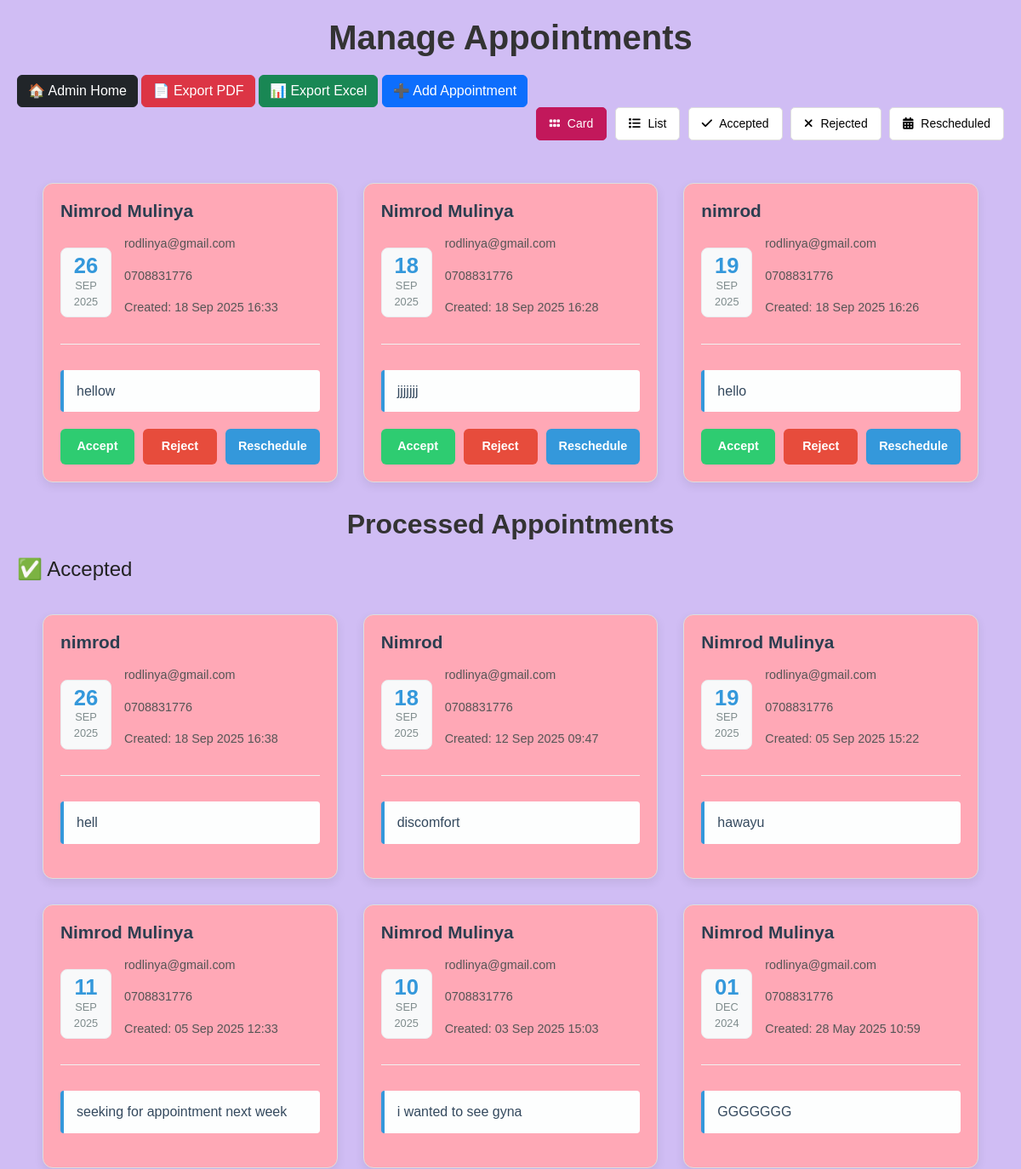
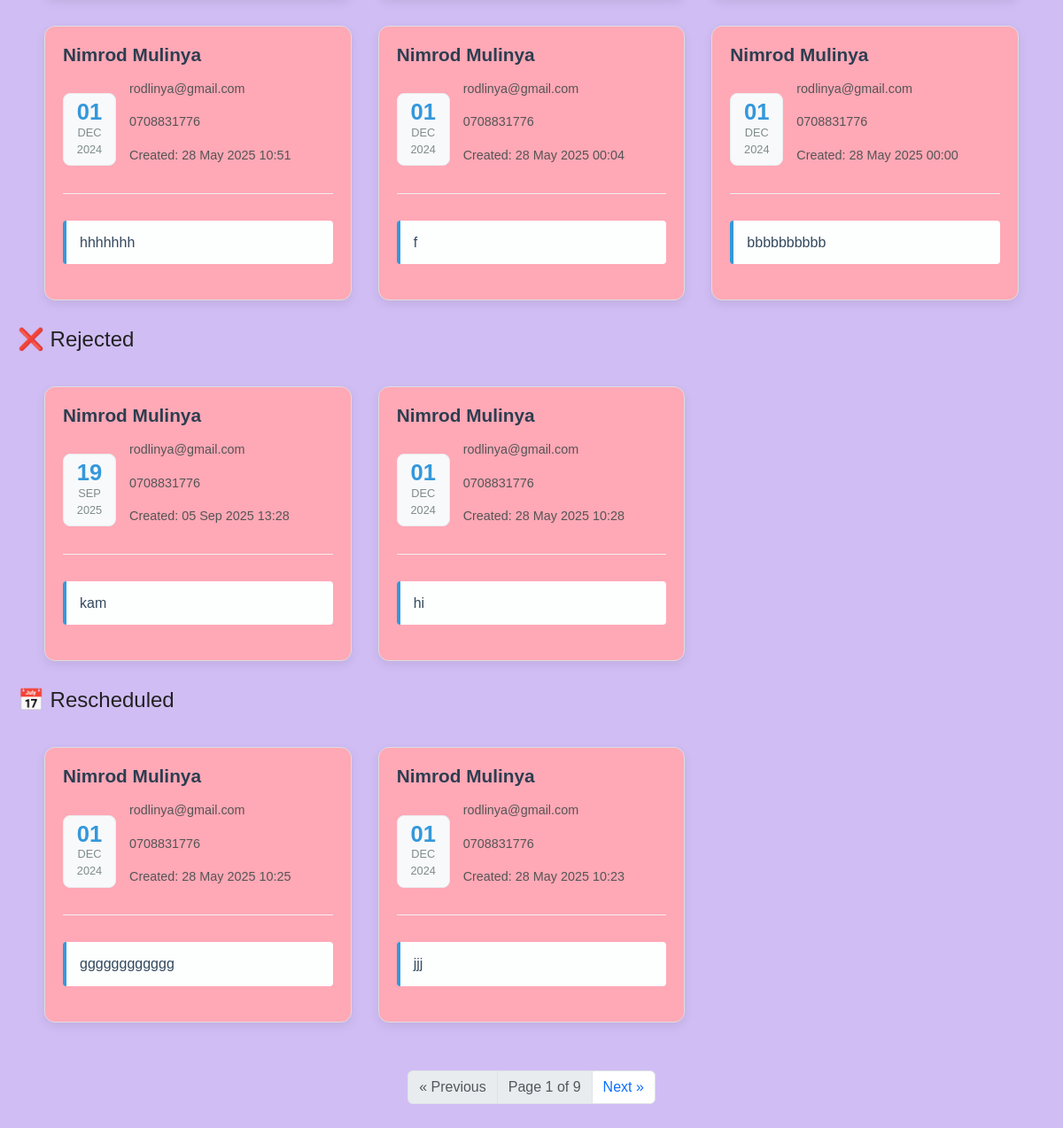
Before: /manage-appointment/ (signed in) with the older database file (2 pictures, top to bottom).
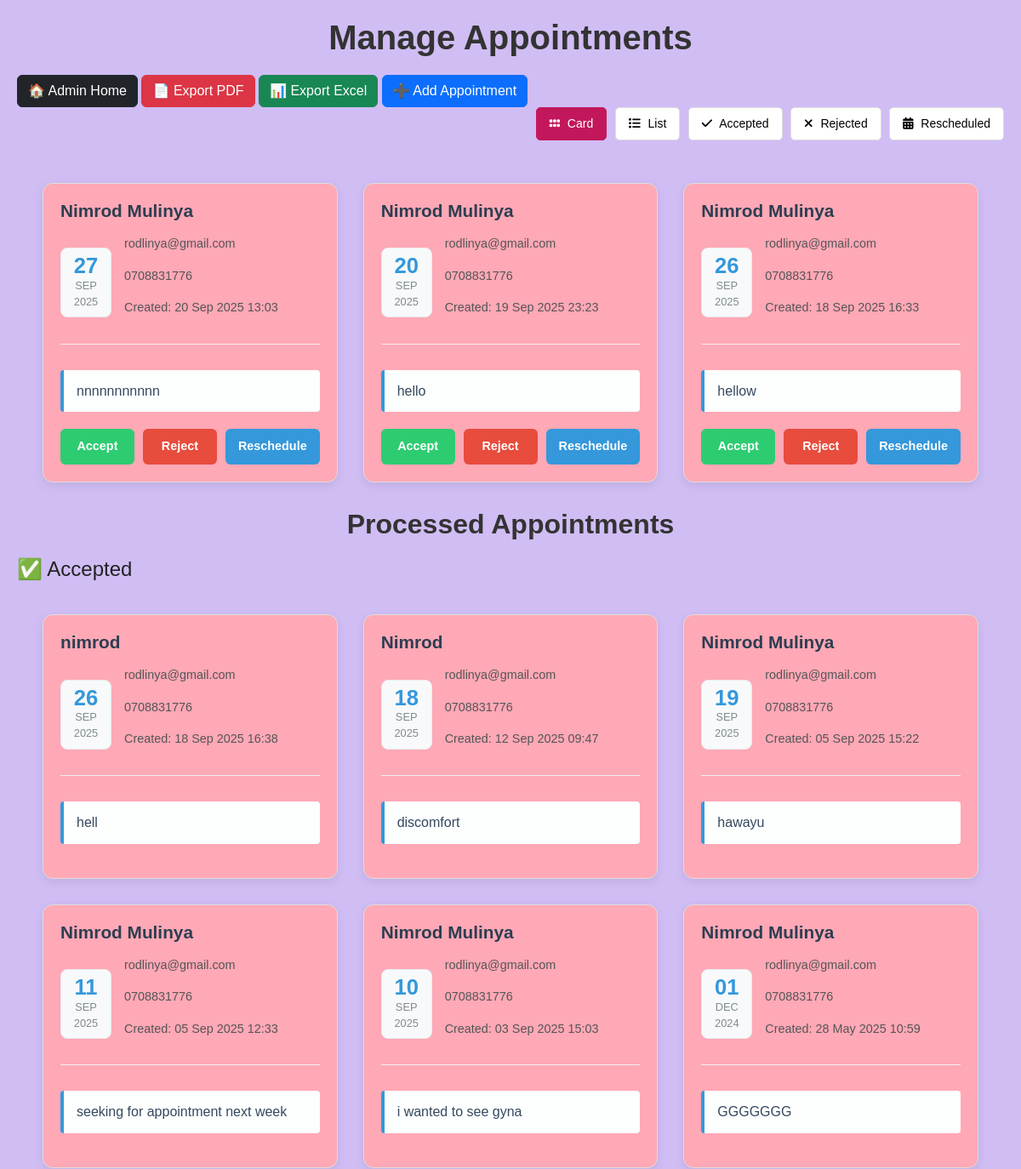
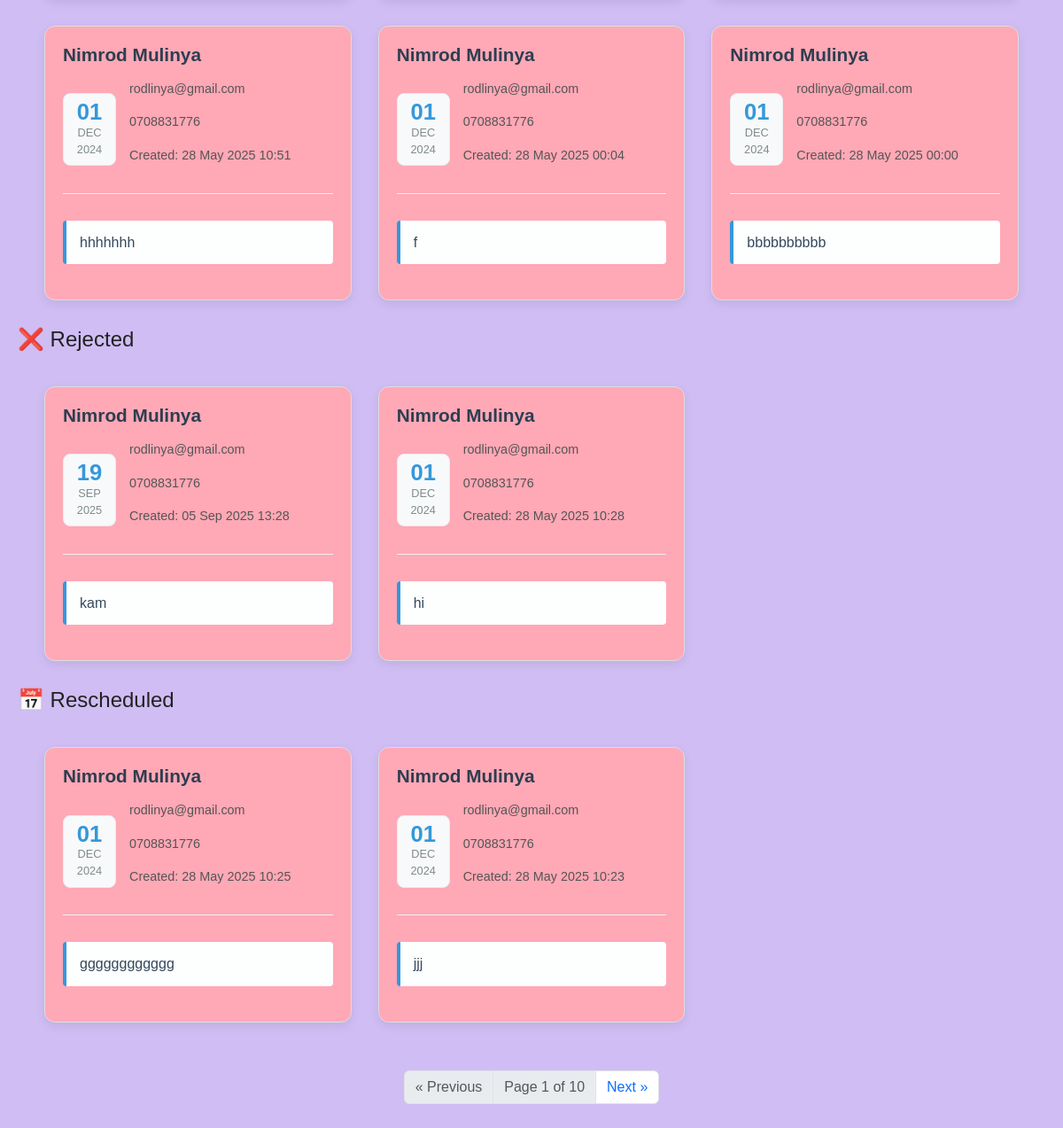
After: the same page with the newer database file (2 pictures, top to bottom).
### doctor/models.py (models this page shows, shortened)
class Appointment(models.Model):
    STATUS_CHOICES = [
        ('Pending', 'Pending'),
        ('Accepted', 'Accepted'),
        ('Rejected', 'Rejected'),
        ('Rescheduled', 'Rescheduled'),
    ]
    name = models.CharField(max_length=100)
    phone = models.CharField(max_length=15)
    email = models.EmailField(max_length=50)
    date = models.DateField()
    message = models.TextField(blank=True, null=True)
    created_at = models.DateTimeField(auto_now_add=True)
    accepted = models.BooleanField(default=False)
    cancelled = models.BooleanField(default=False)
    rescheduled = models.BooleanField(default=False)
    rescheduled_date = models.DateField(blank=True, null=True)
    rescheduled_time = models.TimeField(blank=True, null=True)
    rescheduled_reason = models.TextField(blank=True, null=True)
    appointment_time = models.TimeField(blank=True, null=True)
    status = models.CharField(max_length=20, choices=STATUS_CHOICES, default='Pending')
    class Meta:
        verbose_name = 'Appointment'
        verbose_name_plural = 'Appointments'
        ordering = ['-created_at']
        indexes = [
            models.Index(fields=['date', 'appointment_time']),
        ]

### doctor/views.py (the view, shortened to what this page needs)
# urls.py: path("manage-appointment/", ManageAppointmentView.as_view(), name="manage_appointment"),
@method_decorator(staff_member_required, name='dispatch')
class ManageAppointmentView(View):
    template_name = 'manage_appointment.html'
    def get(self, request):
        pending_appointments = Appointment.objects.filter(status="Pending").order_by('-created_at')
        accepted_appointments = Appointment.objects.filter(status="Accepted").order_by('-created_at')
        rejected_appointments = Appointment.objects.filter(status="Rejected").order_by('-created_at')
        rescheduled_appointments = Appointment.objects.filter(status="Rescheduled").order_by('-created_at')
        paginator = Paginator(pending_appointments, 3)
        page_number = request.GET.get('page')
        page_obj = paginator.get_page(page_number)
        return render(request, self.template_name, {
            "pending_appointments": page_obj,   # only pending paginated
            "accepted_appointments": accepted_appointments,
            "rejected_appointments": rejected_appointments,
            "rescheduled_appointments": rescheduled_appointments,
            "is_paginated": page_obj.has_other_pages(),
            "page_obj": page_obj,
            "title": "Manage Appointments",
        })

### templates/manage_appointment.html (shortened to what this page needs)
{% load static %}
{% block content %}
<link href="https://cdnjs.cloudflare.com/ajax/libs/font-awesome/6.1.1/css/all.min.css" rel="stylesheet" />
<link href="https://cdn.jsdelivr.net/npm/bootstrap@5.3.3/dist/css/bootstrap.min.css" rel="stylesheet" />
<link href="{% static 'assets/vendor/aos/aos.css' %}" rel="stylesheet" />
<link href="{% static 'assets/vendor/glightbox/css/glightbox.min.css' %}" rel="stylesheet" />
<link href="{% static 'assets/vendor/swiper/swiper-bundle.min.css' %}" rel="stylesheet" />
<link href="{% static 'assets/css/main.css' %}" rel="stylesheet" />
<main>
  <h1 class="appointments-title">Manage Appointments</h1>
  <a href="{% url 'admin:index' %}" class="btn btn-dark">🏠 Admin Home</a>
  <a href="{% url 'export_appointments_pdf' %}" class="btn btn-danger">📄 Export PDF</a>
  <a href="{% url 'export_appointments_excel' %}" class="btn btn-success">📊 Export Excel</a>
  <a href="{% url 'admin:doctor_appointment_add' %}" class="btn btn-primary">➕ Add Appointment</a>
  <div class="view-toggle-container">
    <button id="view-cards-btn" class="view-toggle-btn active" title="Card View">
      <i class="fa-solid fa-grip"></i> Card
    </button>
    <button id="view-list-btn" class="view-toggle-btn" title="List View">
      <i class="fa-solid fa-list"></i> List
    </button>
    <button id="acceptedAppointments" class="view-toggle-btn" title="Accepted Appointments">
      <i class="fa-solid fa-check"></i> Accepted
    </button>
    <button id="rejectedAppointments" class="view-toggle-btn" title="Rejected Appointments">
      <i class="fa-solid fa-times"></i> Rejected
    </button>
    <button id="rescheduledAppointments" class="view-toggle-btn" title="Rescheduled Appointments">
      <i class="fa-solid fa-calendar-alt"></i> Rescheduled
    </button>
  </div>
  <div id="appointmentsContainer" class="view-cards">
    <div class="appointments-container"  id="pending-container">
      {% for appointment in pending_appointments %}
      <div class="appointment-item">
        <h3 class="card-name">{{ appointment.name }}</h3>
        <div class="contact-info-flex">
          <div class="date-display">
            <span class="date-day">{{ appointment.date|date:"d" }}</span>
            <span class="date-month">{{ appointment.date|date:"M"|upper }}</span>
            <span class="date-year">{{ appointment.date|date:"Y"|upper }}</span>
          </div>
          <div class="details">
            <p>{{ appointment.email }}</p>
            <p>{{ appointment.phone }}</p>
            <p>Created: {{ appointment.created_at|date:"d M Y H:i" }}</p>
          </div>
        </div>
        <p class="description-text">{{ appointment.message }}</p>
        <div class="action-buttons-container">
          <button type="button" class="btn-action btn-accept" data-bs-toggle="modal" data-bs-target="#actionModal"
            data-name="{{ appointment.name }}" data-date="{{ appointment.date }}" data-action="Accepted"
            data-id="{{ appointment.id }}">Accept</button>
          <button type="button" class="btn-action btn-reject" data-bs-toggle="modal" data-bs-target="#actionModal"
            data-name="{{ appointment.name }}" data-date="{{ appointment.date }}" data-action="Rejected"
            data-id="{{ appointment.id }}">Reject</button>
          <button type="button" class="btn-action btn-reschedule" data-bs-toggle="modal" data-bs-target="#actionModal"
            data-name="{{ appointment.name }}" data-date="{{ appointment.date }}" data-action="Rescheduled"
            data-id="{{ appointment.id }}">Reschedule</button>
        </div>
      </div>
      {% empty %}
      <div style="text-align:center; grid-column:1/-1">
        <p>No appointments found.</p>
      </div>
      {% endfor %}
    </div>
    <h2 class="appointments-title">Processed Appointments</h2>
    <h4>✅ Accepted</h4>
    <div class="appointments-container" id="accepted-container">
      {% for appointment in accepted_appointments %}
      <div class="appointment-item">
        <h3 class="card-name">{{ appointment.name }}</h3>
        <div class="contact-info-flex">
          <div class="date-display">
            <span class="date-day">{{ appointment.date|date:"d" }}</span>
            <span class="date-month">{{ appointment.date|date:"M"|upper }}</span>
            <span class="date-year">{{ appointment.date|date:"Y"|upper }}</span>
          </div>
          <div class="details">
            <p>{{ appointment.email }}</p>
            <p>{{ appointment.phone }}</p>
            <p>Created: {{ appointment.created_at|date:"d M Y H:i" }}</p>
          </div>
        </div>
        <p class="description-text">{{ appointment.message }}</p>
      </div>
      {% empty %}
      <p>No accepted appointments yet.</p>
      {% endfor %}
    </div>
    <h4>❌ Rejected</h4>
    <div class="appointments-container" id="rejected-container">
      {% for appointment in rejected_appointments %}
      <div class="appointment-item">
        <h3 class="card-name">{{ appointment.name }}</h3>
        <div class="contact-info-flex">
          <div class="date-display">
            <span class="date-day">{{ appointment.date|date:"d" }}</span>
            <span class="date-month">{{ appointment.date|date:"M"|upper }}</span>
            <span class="date-year">{{ appointment.date|date:"Y"|upper }}</span>
          </div>
          <div class="details">
            <p>{{ appointment.email }}</p>
            <p>{{ appointment.phone }}</p>
            <p>Created: {{ appointment.created_at|date:"d M Y H:i" }}</p>
          </div>
        </div>
        <p class="description-text">{{ appointment.message }}</p>
      </div>
      {% empty %}
      <p>No rejected appointments yet.</p>
      {% endfor %}
    </div>
    <h4>📅 Rescheduled</h4>
    <div class="appointments-container" id="rescheduled-container">
      {% for appointment in rescheduled_appointments %}
      <div class="appointment-item">
        <h3 class="card-name">{{ appointment.name }}</h3>
        <div class="contact-info-flex">
          <div class="date-display">
            <span class="date-day">{{ appointment.date|date:"d" }}</span>
            <span class="date-month">{{ appointment.date|date:"M"|upper }}</span>
            <span class="date-year">{{ appointment.date|date:"Y"|upper }}</span>
          </div>
          <div class="details">
            <p>{{ appointment.email }}</p>
            <p>{{ appointment.phone }}</p>
            <p>Created: {{ appointment.created_at|date:"d M Y H:i" }}</p>
          </div>
        </div>
        <p class="description-text">{{ appointment.message }}</p>
      </div>
      {% empty %}
      <p>No rescheduled appointments yet.</p>
      {% endfor %}
    </div>
    {% if is_paginated %}
    <nav aria-label="Page navigation" class="d-flex justify-content-center mt-4">
      <ul class="pagination">
        {% if page_obj.has_previous %}
        <li class="page-item"><a class="page-link" href="?page={{ page_obj.previous_page_number }}">« Previous</a></li>
        {% else %}
        <li class="page-item disabled"><span class="page-link">« Previous</span></li>
        {% endif %}
        <li class="page-item disabled">
          <span class="page-link">Page {{ page_obj.number }} of {{ page_obj.paginator.num_pages }}</span>
        </li>
        {% if page_obj.has_next %}
        <li class="page-item"><a class="page-link" href="?page={{ page_obj.next_page_number }}">Next »</a></li>
        {% else %}
        <li class="page-item disabled"><span class="page-link">Next »</span></li>
        {% endif %}
      </ul>
    </nav>
    {% endif %}
  </div>
</main>
{% endblock content %}

### static/assets/css/main.css (style rules this page uses)
a { color: var(--color-primary); text-decoration: none; }
h1, h2, h3, h4, h5, h6 { font-family: var(--font-primary); }

### templates/manage_appointment.html (style rules this page uses)
main { max-width: 1200px; margin: 0 auto; }
.appointments-title { text-align: center; margin-bottom: 20px; color: #333; font-weight: 600; }
.view-toggle-container { text-align: right; margin-bottom: 20px; }
.view-toggle-btn { background-color: #fff; border: 1px solid #ddd; padding: 8px 15px; cursor: pointer; border-radius: 5px; font-size: 14px; margin-left: 5px; transition: background-color 0.3s, color 0.3s; }
.view-toggle-btn.active { background-color: #c2185b; color: #fff; border-color: #c2185b; }
.view-toggle-btn .fa-solid { margin-right: 5px; }
.view-cards .appointments-container { display: grid; grid-template-columns: repeat(auto-fill, minmax(340px, 1fr)); gap: 30px; padding: 30px; }
.appointment-item { background-color: #ffa8B6; border: 1px solid #ddd; border-radius: 12px; box-shadow: 0 4px 12px rgba(0, 0, 0, 0.08); transition: transform 0.3s ease, box-shadow 0.3s ease; display: flex; flex-direction: column; padding: 20px; }
.view-cards .card-name { font-size: 1.3em; font-weight: 600; color: #2c3e50; margin-bottom: 15px; }
.view-cards .contact-info-flex { display: flex; align-items: center; margin-bottom: 15px; border-bottom: 1px solid #f0f0f0; padding-bottom: 15px; }
.view-cards .date-display { background-color: #f8f9fa; color: #3498db; border: 1px solid #e9ecef; border-radius: 8px; padding: 8px 12px; text-align: center; margin-right: 15px; min-width: 60px; }
.view-cards .date-day { display: block; font-size: 1.6em; font-weight: bold; line-height: 1; }
.view-cards .date-month, .view-cards .date-year { display: block; font-size: 0.8em; text-transform: uppercase; color: #7f8c8d; }
.view-cards .details { font-size: 0.9em; color: #555; line-height: 1.5; }
.view-cards .description-text { font-size: 1em; color: #34495e; line-height: 1.6; margin-top: 15px; margin-bottom: 20px; flex-grow: 1; background-color: #fdfefe; border-left: 4px solid #3498db; padding: 12px 15px; border-radius: 4px; }
.view-cards .action-buttons-container { display: grid; grid-template-columns: repeat(3, 1fr); gap: 10px; }
.btn-action { padding: 10px 15px; border: none; border-radius: 6px; cursor: pointer; font-size: 0.9em; font-weight: bold; transition: opacity 0.2s ease; text-align: center; color: white; }
.btn-accept { background-color: #2ecc71; }
.btn-reject { background-color: #e74c3c; }
.btn-reschedule { background-color: #3498db; }

Changed rows visible on the page:
no longer on this page (row unchanged): Appointment: name "Nimrod Mulinya", date "18", date "SEP", date "2025", email "rodlinya@gmail.com", phone "0708831776", created_at "18 Sep 2025 16:28", message "jjjjjjj", shown under "Manage Appointments"
no longer on this page (row unchanged): Appointment: name "nimrod", date "19", date "SEP", date "2025", email "rodlinya@gmail.com", phone "0708831776", created_at "18 Sep 2025 16:26", message "hello", shown under "Manage Appointments"
added Appointment: name "Nimrod Mulinya", date "27", date "SEP", date "2025", email "rodlinya@gmail.com", phone "0708831776", created_at "20 Sep 2025 13:03", message "nnnnnnnnnnn", shown under "Manage Appointments"
added Appointment: name "Nimrod Mulinya", date "20", date "SEP", date "2025", email "rodlinya@gmail.com", phone "0708831776", created_at "19 Sep 2025 23:23", message "hello", shown under "Manage Appointments"
Other visible differences:
{{ page_obj.paginator.num_pages }}: "9" → "10"
